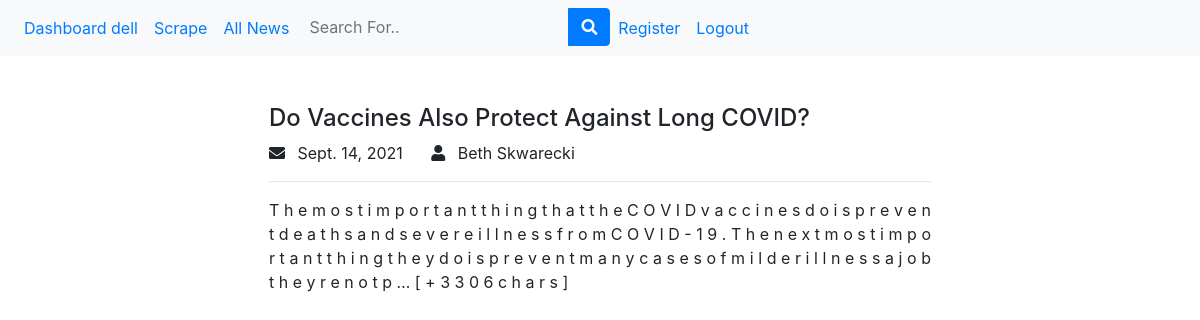
The page /news/b0386f7d-ecd1-4a78-8ca7-67939037e90c (signed in) on the database its author committed.
### news/models.py (models this page shows, shortened)
class News(models.Model):
    date_created = models.DateField(auto_now=True)
    date_published = models.DateField()
    author = models.CharField(max_length=255)
    source = models.CharField(max_length=255)
    title = models.CharField(max_length=255, unique=True)
    url = models.CharField(max_length=255)
    slug = models.SlugField(unique=True, default=uuid4)
    excerpt = models.TextField()
    content = models.TextField(blank=True, null=True)

### news/views.py (the view)
# urls.py: path('<slug:slug>', views.news_detail, name="news-detail"),
@login_required(login_url='/login')
def news_detail(request, slug):
    news = News.objects.get(slug=slug) # returns only one object
    context = {
        'news': news
    }
    return render(request, 'news/detail_news.html', context)

### news/templates/news/detail_news.html (shortened to what this page needs)
{% extends 'news/base.html' %}
{%block content%}
<div class="container">
  <div class="row justify-content-center">
    <div class="col-lg-8  mt-4">
      <div class="px-4">
        <div id="news">
            <h4 class="pt-4">{{news.title}}</h4>
            <i class="fas fa-envelope mr-2"></i>
            <span> {{news.date_published}}</span>
            <i class="fas fa-user ml-4 mr-2"></i>
            <span> {{news.author}}</span>
            <br>
            <hr />
            <p class="text-justify" id="single-news-content">
            {{news.content}}
            </p>
        </div>
      </div>
</div>
{% endblock %}

### news/templates/news/base.html (shortened to what this page needs)
{% load static %}
<html lang="en">
<head>
    <link rel="stylesheet" href="https://stackpath.bootstrapcdn.com/bootstrap/4.1.3/css/bootstrap.min.css">
    <link rel="stylesheet" href="https://use.fontawesome.com/releases/v5.7.2/css/all.css"
 />
</head>
<body>
  <nav class="navbar navbar-expand-sm bg-light">
    <ul class="navbar-nav">
        {% if user.is_authenticated %}
        <li class="nav-item">
          <a class="nav-link" href="{% url 'dashboard' %}">Dashboard {{user}}</a>
        </li>
        {% if perms.news.add_news %}
        <li class="nav-item">
            <a class="nav-link" href="{% url 'news-form' %}">Scrape</a>
        </li>
        {% endif %}
        <li class="nav-item">
            <a class="nav-link" href="{% url 'all-news' %}">All News</a>
        </li>
        <li class="nav-item">
            <form class="form-inline my-2 my-lg-0" method="GET" action="{% url 'nsearch' %}">
                <div class="input-group">
                    <input class="form-control bg-light border-0 small" type="search" name="search" placeholder="Search For.." aria-label="Search"/>
                    <div class="input-group-append">
                        <button class="btn btn-primary" type="submit">
                        <i class="fas fa-search"></i>
                        </button>
                    </div>
                </div>
            </form>
        </li>
        <li class="nav-item">
            <a class="nav-link" href="/register">Register</a>
        </li>
        <li class="nav-item">
            <a class="nav-link" href="{% url 'logout' %}">Logout</a>
        </li>
        {% endif %}
    </ul>
</nav>
  <div class="container">
    {% block content %}{% endblock %}
  </div>
</body>
</html>

### rows shown on the page
News: title "Do Vaccines Also Protect Against Long COVID?", date_published "Sept. 14, 2021", author "Beth Skwarecki", content "T h e m o s t i m p o r t a n t t h i n g t h a t t h e C O V I D v a c c i n e s d o i s p r e v e n t d e a t h s a n d s e v e r e i l l n e s s f r o m C O V I D - 1 9 . T h e n e x t m o s t i m p o r t a n t t h i n g t h e y d o i s p r e v e n t m a n y c a s e s o f m i l d e r i l l n e s s a j o b t h e y r e n o t p … [ + 3 3 0 6 c h a r s ]"

### other values the page prints
{{ user }} "dell"
